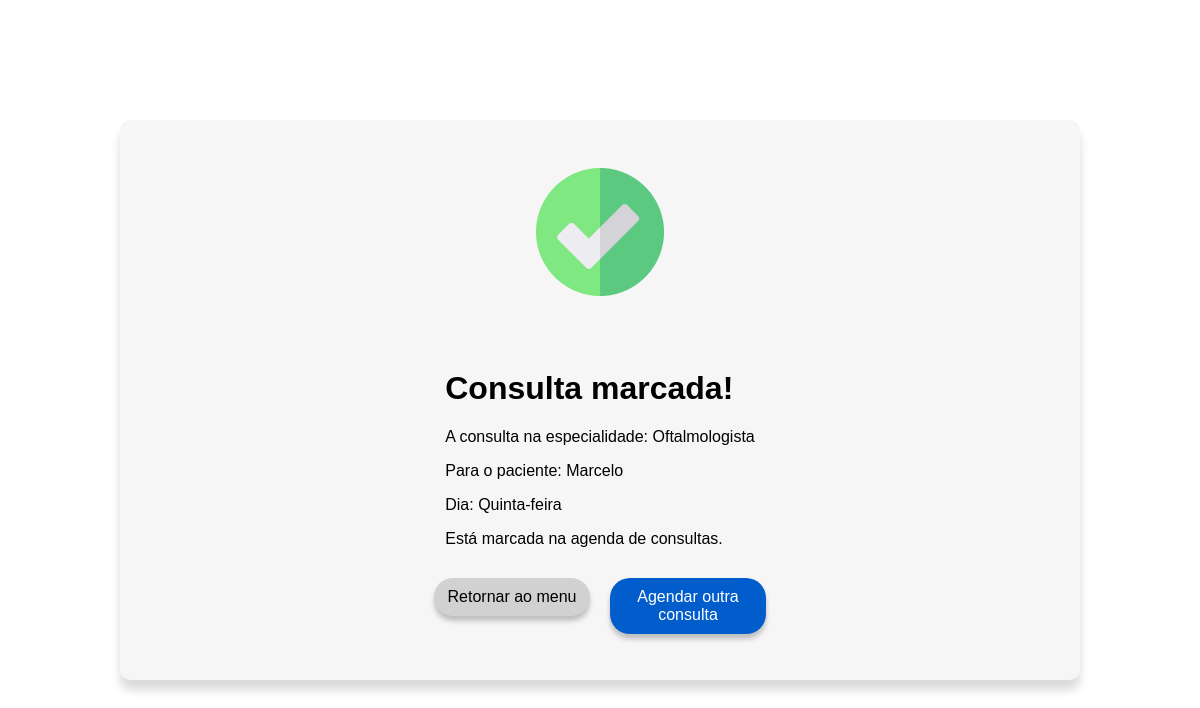
Page /dadosConsulta/10/ on the committed database.
### gerenciador/models.py (models this page shows)
class Paciente(models.Model): # CLASSE QUE REPRESENTA A TABELA PACIENTE NA BASE DE DADOS
    ESPECIALIDADE_UM = 'Clinico Geral'
    ESPECIALIDADE_DOIS = 'Oftalmologista'
    ESPECIALIDADE_TRES = 'Dermatologista'
    ESPECIALIDADE_CHOICES = [
        (ESPECIALIDADE_UM, 'Clinico Geral'),
        (ESPECIALIDADE_DOIS, 'Oftalmologista'),
        (ESPECIALIDADE_TRES, 'Dermatologista'),
    ]
    OPTION_SIM = 'Sim'
    OPTION_NAO = 'Não'
    OPTION_CHOICES = [
        (OPTION_SIM, 'Sim'),
        (OPTION_NAO, 'Não'),
    ]
    PAGAMENTO_UM = 'Dinheiro'
    PAGAMENTO_DOIS = 'Cartão de credito'
    PAGAMENTO_TRES = 'Cartão de debito'
    PAGAMENTO_QUATRO = 'Convênio médico'
    PAGAMENTO_CHOICES = [
        (PAGAMENTO_UM, 'Dinheiro'),
        (PAGAMENTO_DOIS, 'Cartão de credito'),
        (PAGAMENTO_TRES, 'Cartão de debito'),
        (PAGAMENTO_QUATRO, 'Convênio médico'),
    ]
    DIA_SEGUNDA = 'Segunda-feira'
    DIA_TERCA = 'Terça-feira'
    DIA_QUARTA = 'Quarta-feira'
    DIA_QUINTA = 'Quinta-feira'
    DIA_SEXTA = 'Sexta-feira'
    DIAS_CHOICES = [
        (DIA_SEGUNDA, 'Segunda-feira'),
        (DIA_TERCA, 'Terça-feira'),
        (DIA_QUARTA, 'Quarta-feira'),
        (DIA_QUINTA, 'Quinta-feira'),
        (DIA_SEXTA, 'Sexta-feira'),
    ]
    nome = models.CharField(max_length=100,null=False, blank=False)
    endereco = models.CharField(max_length=100)
    prioridade = models.CharField(max_length=5, null=False, blank=False, choices=OPTION_CHOICES, default=OPTION_NAO)
    cpf = models.CharField(max_length=15, null=False, blank=False)
    rg = models.CharField(max_length=15)
    telefone = models.CharField(max_length=20, null=False, blank=False)
    email = models.CharField(max_length=100)
    data_nascimento = models.DateField(null=False, blank=False)
    especialidade = models.CharField(max_length=50, null=False, blank=False, choices=ESPECIALIDADE_CHOICES, default=ESPECIALIDADE_UM)
    data_consulta = models.CharField(max_length=50, null=False, blank=False, choices=DIAS_CHOICES)
    convenio_medico = models.CharField(max_length=50, null=False, blank=False, choices=OPTION_CHOICES, default=OPTION_NAO)
    forma_pagamento = models.CharField(max_length=50, null=False, blank=False, choices=PAGAMENTO_CHOICES, default=PAGAMENTO_UM)

### gerenciador/views.py (the view)
# urls.py: path('dadosConsulta/<int:pk>/', DadosConsulta.as_view(), name='dados_consulta'),
class DadosConsulta(DetailView): # VIEW DE CONFIRMAÇÃO DA CONSULTA
    model= Paciente # TABELA DA BASE DE DADOS
    template_name= 'gerenciador/dados_consulta.html' # PASSAGEM DA TEMPLATE HTML
    context_object_name= 'paciente' # APELIDO DA TABELA NO TEMPLATE

### gerenciador/templates/gerenciador/dados_consulta.html (shortened to what this page needs)
<!DOCTYPE html>
    <html lang="pt-br">
    <head>
        {% load static %}
        <link rel="stylesheet" href="{% static 'dados_consulta_style.css' %}">
    </head>
    <body>
        <div class="main">
            <div class="card-dados">
                <div class="div-imagem">
                    <img src="{% static 'img/confirme.png' %}" alt="confirmado" id="img-confirmado">
                </div>
                <div class="div-mensagem">
                    <div id="conteudo-mensagem">
                        <h1>Consulta marcada!</h1>
                        <p>A consulta na especialidade: {{ paciente.especialidade }} </p>
                        <p>Para o paciente: {{ paciente.nome }}</p>
                        <p>Dia: {{ paciente.data_consulta }} </p>
                        <p>Está marcada na agenda de consultas.</p>
                    </div>
                </div>
                <div class="botoes">
                    <a href="{% url 'home' %}"><button id="btn-voltar">Retornar ao menu</button></a>
                    <a href="{% url 'agendar' %}"><button id="btn-agendar">Agendar outra consulta</button></a>
                </div>
            </div>
        </div>
    </body>
</html>

### gerenciador/static/dados_consulta_style.css (style rules this page uses)
body { margin: 0; font-family: 'Noto-sans', sans-serif; }
.main { width: 100vw; height: 100vh; display: flex; align-items: center; justify-content: center; }
.card-dados { width: 80%; height: 70%; background-color: #f6f6f6; border-radius: 10px; box-shadow: 0px 10px 10px rgba(0, 0, 0, 0.144); display: block; }
.div-imagem { width: 100%; height: 40%; display: flex; justify-content: center; align-items: center; }
.div-mensagem { width: 100%; height: 40%; display: flex; align-items: center; justify-content: center; }
#conteudo-mensagem { display: block; }
.botoes { width: 100%; height: 20%; display: flex; align-items: flex-start; justify-content: center; }
#btn-voltar { width: 13vw; padding: 10px; margin: 10px; border: none; border-radius: 20px; background-color: #d2d1d1; box-shadow: 0px 5px 5px rgba(0, 0, 0, 0.226); cursor: pointer; font-size: 12pt; }
#btn-agendar { width: 13vw; padding: 10px; margin: 10px; border: none; border-radius: 20px; background-color: #005dcb; box-shadow: 0px 5px 5px rgba(0, 0, 0, 0.226); cursor: pointer; color: white; font-size: 12pt; }
#img-confirmado { width: 128px; }

### rows in the picture
Paciente: especialidade "Oftalmologista", nome "Marcelo", data_consulta "Quinta-feira"
